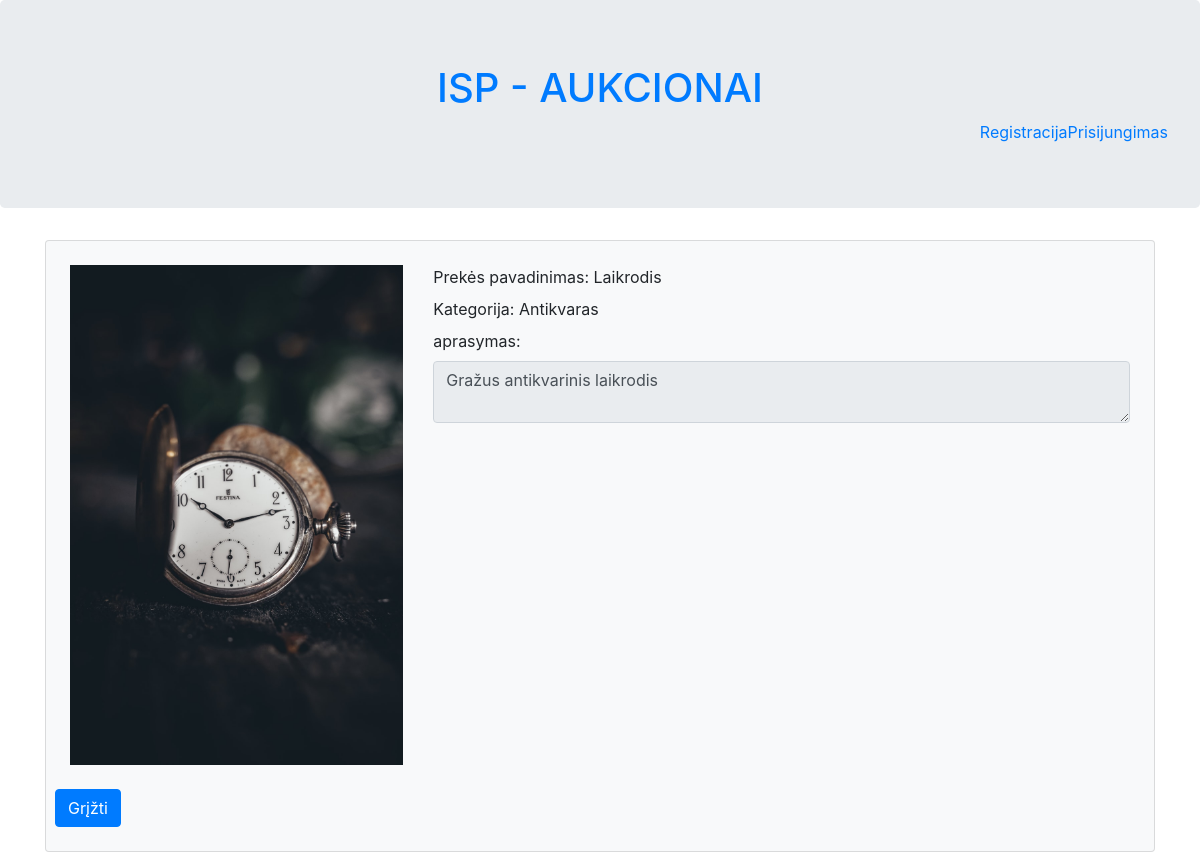
Page /Prekes_langas.php?id=1 on the committed database.
### tables this page shows
CREATE TABLE `preke` (
  `aprasymas` varchar(255) NOT NULL,
  `data` datetime NOT NULL DEFAULT current_timestamp(),
  `pavadinimas` varchar(64) NOT NULL,
  `kategorija` int(11) NOT NULL,
  `id_Preke` int(11) NOT NULL,
  `fk_Vartotojasid_Vartotojas` int(11) NOT NULL
);

CREATE TABLE `nuotrauka` (
  `pavadinimas` varchar(64) NOT NULL,
  `nuoroda` text NOT NULL,
  `formatas` int(11) NOT NULL,
  `id_Nuotrauka` int(11) NOT NULL,
  `fk_Prekeid_Preke` int(11) NOT NULL
);

CREATE TABLE `kategorija` (
  `id_KATEGORIJA` int(11) NOT NULL,
  `name` varchar(12) NOT NULL
);

### Prekes_langas.php (the view, shortened to what this page needs)
<!DOCTYPE html>
<html lang="en">
    <head>
        <link rel="stylesheet" href="https://cdn.jsdelivr.net/npm/bootstrap@4.6.1/dist/css/bootstrap.min.css">
      </head>
    <body>
    <?php
    include("header.php");
    $query= "SELECT *, preke.pavadinimas as ppavadinimas FROM preke
             LEFT JOIN nuotrauka ON preke.id_Preke=nuotrauka.fk_Prekeid_Preke
             LEFT JOIN kategorija ON preke.kategorija=kategorija.id_KATEGORIJA
             LEFT JOIN aukcionas ON preke.id_Preke=aukcionas.fk_Prekeid_Preke
             WHERE id_Preke=".$_GET['id'];
    $result = mysqli_query($db, $query);
    $result = mysqli_fetch_assoc($result);
    ?>
        <div class="container">
              <div class="col-12 card card-body bg-light p-4">
                <div class="row">
                  <div class="col-4">
                    <img style="max-width:100%; max-height:100%;"src="<?php echo $result['nuoroda'];?>" alt="Red dot" />
                  </div>
                  <div class="col-8">
                  <div class="div-group">
                    <label for="pavadinimas">Prekės pavadinimas:</label>
                    <label><?php echo $result['ppavadinimas'];?></label>
                  </div>
                  <div class="div-group">
                    <label for="kategorija">Kategorija:</label>
                      <label><?php echo $result['name'];?></label>
                  </div>
                  <div class="div-group">
                    <label for="aprasymas">aprasymas:</label>
                      <div class="input-group">
                        <textarea readonly placeholder="$aprasymas" id="aprasymas" class="form-control"><?php echo $result['aprasymas'];?></textarea>
                      </div>
                  </div>
                  </div>
            </div>
            <br>
            <div class="row">
              <form>
                <input type="button" class="btn btn-primary" value="Grįžti" onclick="history.back()">
               </form>
            </div>
          </div>
    </body>
</html>

### rows in the picture
preke: nuotrauka.nuoroda (picture), pavadinimas "Laikrodis", kategorija.name "Antikvaras", aprasymas "Gražus antikvarinis laikrodis"
